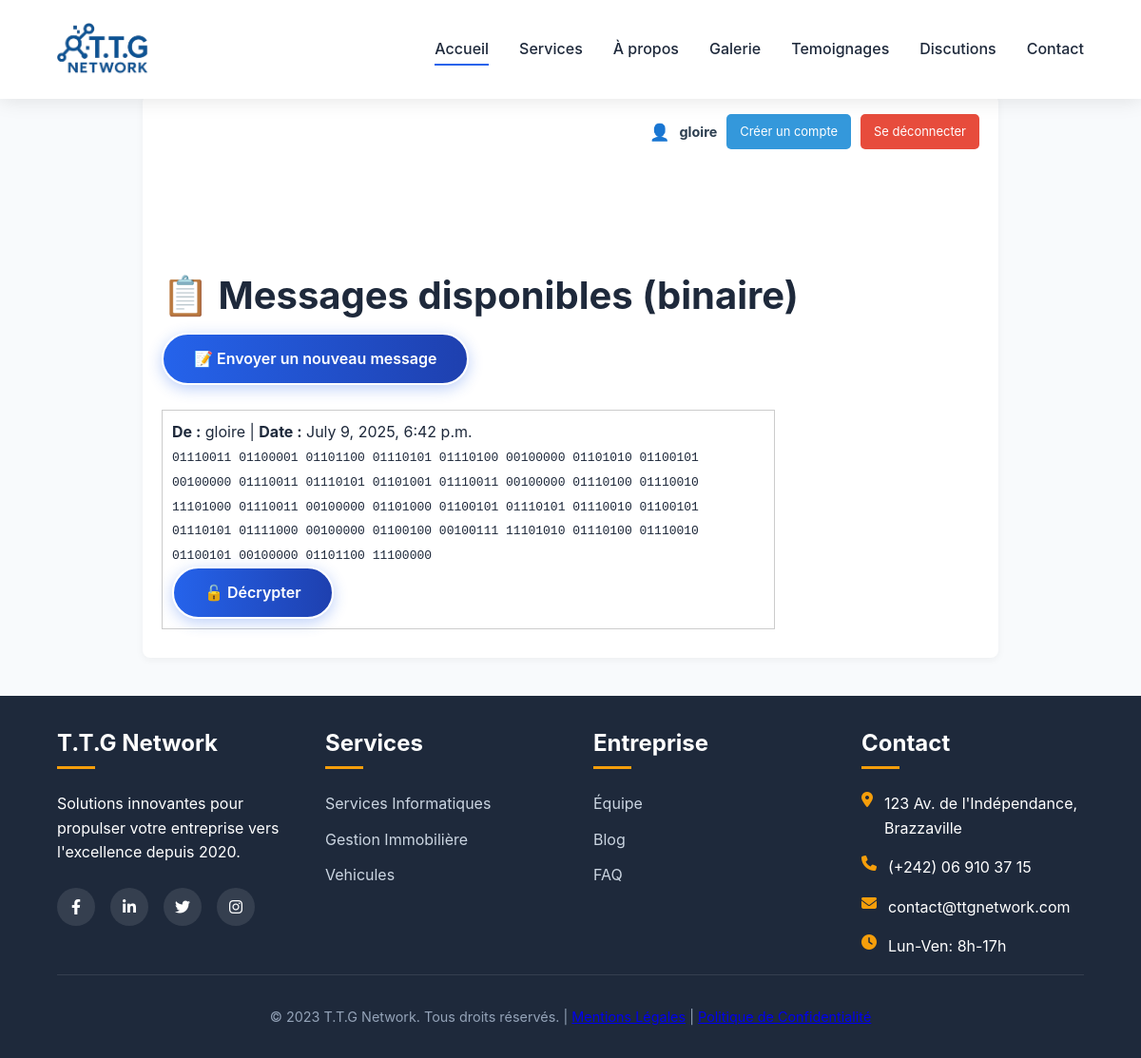
Screenshot of /message/all_messages (signed in) with the database file from the repository.
### users/models.py (models this page shows, shortened)
class User(AbstractUser):
    STATUT_CHOICES = (
        ('client', 'Client'),
        ('admin', 'Admin'),
    )
    statut = models.CharField(max_length=10, choices=STATUT_CHOICES, default='client')
    photo = models.ImageField(upload_to='photos/', null=True, blank=True)
    adresse = models.TextField(blank=True)
    telephone = models.CharField(max_length=20, blank=True)

### messaging/models.py (models this page shows, shortened)
class Message(models.Model):
    auteur = models.ForeignKey(settings.AUTH_USER_MODEL, on_delete=models.CASCADE)
    binaire = models.TextField()
    date_envoye = models.DateTimeField(auto_now_add=True)

### messaging/views.py (the view)
# urls.py: path('all_messages', views.message_list, name='message_list'),
def message_list(request):
    messages = Message.objects.all().order_by('-date_envoye')
    return render(request, 'messaging.html', {'messages': messages})

### messaging/templates/messaging.html
{% extends "herites.html" %}
{% load static %}
{% block 'content' %}
  <link rel="stylesheet" href="{% static 'css/message.css' %}">
  <h2 style="padding-top: 100px; margin-top:30px;">📋 Messages disponibles (binaire)</h2>
  <a href="{% url 'envoyer_message' %}" class="btn btn-primary" role="button" style="text-decoration:none; margin-top: 15px;">📝 Envoyer un nouveau message</a><br><br>
<div class="contenu_message" style="width: 75%;">
    {% for msg in messages %}
    <div style="border:1px solid #ccc; padding:10px; margin-bottom:10px;">
      <p><strong>De :</strong> {{ msg.auteur.username }} | <strong>Date :</strong> {{ msg.date_envoye }}</p>
      <p><code>{{ msg.binaire }}</code></p>
      {% if user.is_authenticated %}
        <a href="{% url 'decrypter_message' msg.id %}" class="btn btn-primary" style="text-decoration:none;">🔓 Décrypter</a>
      {% else %}
        <em>🔒 Connectez-vous pour décrypter</em>
      {% endif %}
    </div>
  {% empty %}
    <p>Aucun message pour le moment.</p>
  {% endfor %}
</div>
{% endblock %}

### messaging/templates/herites.html (shortened to what this page needs)
<!DOCTYPE html>
{% load static %}
<html lang="fr">
<head>
    <link rel="stylesheet" href="https://cdnjs.cloudflare.com/ajax/libs/font-awesome/6.4.0/css/all.min.css">
    <link rel="stylesheet" href="{% static 'css/styles.css' %}">
</head>
<body>
    <header>
        <div class="header-container container">
            <a href="index.html" class="logo">
                <img src="{% static 'images/logo.png' %}" alt="T.T.G Network">
            </a>
            <nav>
                <ul>
                    <li><a href="{% url 'home' %}" class="active">Accueil</a></li>
                    <li><a href="{% url 'services' %}">Services</a></li>
                    <li><a href="{% url 'abouts' %}">À propos</a></li>
                    <li><a href="{% url 'galeries' %}">Galerie</a></li>
                    <li><a href="{% url 'temoignages' %} ">Temoignages</a></li>
                    <li><a href="{% url 'message_list' %}">Discutions</a></li>
                    <li><a href="{% url 'contacts' %}">Contact</a></li>
                </ul>
            </nav>
        </div>
    </header>
    <main class="main" style="margin-top: 100px;">
    <div class="auth-info">
      {% if user.is_authenticated %}
        {% if user.photo %}
          <img src="{{ user.photo.url }}" alt="Photo de profil" class="user-photo">
        {% else %}
          <span style="font-size: 1.2em;">👤</span>
        {% endif %}
        <span><strong>{{ user.username }}</strong></span>
        {% if user.is_staff %}
          <a href="{% url 'register' %}" class="button-link" style="text-decoration:none;">Créer un compte</a>
        {% endif %}
        <a href="{% url 'logout' %}" class="button-link logout-button" style="text-decoration:none;">Se déconnecter</a>
      {% else %}
        <a href="{% url 'login' %}" class="button-link" style="text-decoration:none;">Se connecter</a>
      {% endif %}
    </div>
    {% block 'content' %}{% endblock %}
  </main>
    <footer class="espaces" style="padding-top: 100px; margin-top:30px;">
        <div class="container">
            <div class="footer-grid">
                <div class="footer-col">
                    <h3>T.T.G Network</h3>
                    <p>Solutions innovantes pour propulser votre entreprise vers l'excellence depuis 2020.</p>
                    <div class="social-links">
                        <a href="#"><i class="fab fa-facebook-f"></i></a>
                        <a href="#"><i class="fab fa-linkedin-in"></i></a>
                        <a href="#"><i class="fab fa-twitter"></i></a>
                        <a href="#"><i class="fab fa-instagram"></i></a>
                    </div>
                </div>
                <div class="footer-col">
                    <h3>Services</h3>
                    <ul>
                        <li><a href="{% url 'serice_infos' %}">Services Informatiques</a></li>
                        <li><a href="{% url 'maisons' %}">Gestion Immobilière</a></li>
                        <li><a href="{% url 'vehicules' %}">Vehicules</a></li>
                    </ul>
                </div>
                <div class="footer-col">
                    <h3>Entreprise</h3>
                    <ul>
                        <li><a href="equipe.html">Équipe</a></li>
                        <li><a href="blog.html">Blog</a></li>
                        <li><a href="faq.html">FAQ</a></li>
                    </ul>
                </div>
                <div class="footer-col">
                    <h3>Contact</h3>
                    <div class="contact-info">
                        <p><i class="fas fa-map-marker-alt"></i> 123 Av. de l'Indépendance, Brazzaville</p>
                        <p><i class="fas fa-phone"></i> (+242) 06 910 37 15</p>
                        <p><i class="fas fa-envelope"></i> contact@ttgnetwork.com</p>
                        <p><i class="fas fa-clock"></i> Lun-Ven: 8h-17h</p>
                    </div>
                </div>
            </div>
            <div class="copyright">
                <p>&copy; 2023 T.T.G Network. Tous droits réservés. | <a href="#">Mentions Légales</a> | <a href="#">Politique de Confidentialité</a></p>
            </div>
        </div>
    </footer>
</body>
</html>

### static/css/styles.css (style rules this page uses)
:root { --primary: #2563eb; --secondary: #1e40af; --accent: #f59e0b; --light: #f8fafc; --dark: #1e293b; --transition: all 0.3s ease-in-out; }
* { margin: 0; padding: 0; box-sizing: border-box; }
body { font-family: 'Inter', -apple-system, BlinkMacSystemFont, sans-serif; line-height: 1.6; color: var(--dark); background-color: var(--light); overflow-x: hidden; }
h1, h2, h3 { font-weight: 700; line-height: 1.2; }
h2 { font-size: 2.5rem; }
h3 { font-size: 1.5rem; }
.container { width: 90%; max-width: 1200px; margin: 0 auto; }
header { position: fixed; width: 100%; top: 0; z-index: 1000; padding: 1.5rem 0; background: white; backdrop-filter: blur(10px); box-shadow: 0 2px 20px rgba(0, 0, 0, 0.10); transition: var(--transition); }
.header-container { display: flex; justify-content: space-between; align-items: center; }
.logo { display: flex; align-items: center; gap: 0.75rem; text-decoration: none; }
.logo img { height: 3.5rem; width: auto; }
nav ul { display: flex; list-style: none; gap: 2rem; }
nav a { color: var(--dark); text-decoration: none; font-weight: 500; position: relative; padding: 0.5rem 0; transition: var(--transition); }
nav a::after { content: ''; position: absolute; bottom: 0; left: 0; width: 0; height: 2px; background: var(--primary); transition: var(--transition); }
nav a:hover::after, nav a.active::after { width: 100%; }
.btn { display: inline-flex; align-items: center; justify-content: center; padding: 0.8rem 2rem; border-radius: 50px; font-weight: 600; text-decoration: none; transition: var(--transition); gap: 0.5rem; }
.btn-primary { background: linear-gradient(90deg, var(--primary), var(--secondary)); color: white; border: 2px solid ; box-shadow: 0 4px 15px rgba(37, 99, 235, 0.3); }
footer { background: var(--dark); color: white; padding: 6rem 0 0; margin-top: -4.5rem; }
.footer-grid { display: grid; grid-template-columns: repeat(auto-fit, minmax(200px, 1fr)); gap: 3rem; margin-top: -4rem; }
.footer-col h3 { color: white; margin-bottom: 1.5rem; position: relative; padding-bottom: 0.75rem; }
.footer-col h3::after { content: ''; position: absolute; bottom: 0; left: 0; width: 40px; height: 3px; background: var(--accent); }
.footer-col ul { list-style: none; }
.footer-col li { margin-bottom: 0.75rem; }
.footer-col a { color: #cbd5e1; text-decoration: none; transition: var(--transition); }
.contact-info p { margin-bottom: 1rem; display: flex; align-items: flex-start; gap: 0.75rem; }
.contact-info i { color: var(--accent); }
.social-links { display: flex; gap: 1rem; margin-top: 1.5rem; }
.social-links a { display: flex; align-items: center; justify-content: center; width: 40px; height: 40px; background: rgba(255, 255, 255, 0.1); border-radius: 50%; color: white; transition: var(--transition); }
.copyright { text-align: center; padding: 2rem 0; border-top: 1px solid rgba(255, 255, 255, 0.1); color: #94a3b8; font-size: 0.9rem; }

### static/css/message.css (style rules this page uses)
.main { max-width: 900px; margin: 40px auto; padding: 20px; background: white; border-radius: 8px; box-shadow: 0 2px 8px rgba(0, 0, 0, 0.05); }
.auth-info { display: flex; justify-content: flex-end; gap: 10px; margin-bottom: 20px; font-size: 0.9em; align-items: center; }
.auth-info strong { color: #2c3e50; }
.button-link { background-color: #3498db; color: white; padding: 8px 14px; border-radius: 5px; font-size: 0.9em; transition: background-color 0.3s ease; }
.logout-button { background-color: #e74c3c; }

### rows the page displays
User: username "gloire"
Message: auteur.username "gloire", date_envoye "July 9, 2025, 6:42 p.m.", binaire "01110011 01100001 01101100 01110101 01110100 00100000 01101010 01100101 00100000 01110011 01110101 01101001 01110011 00100000 01110100 01110010 11101000 01110011 00100000 01101000 01100101 01110101 01110010 01100101 01110101 01111000 00100000 01100100 00100111 11101010 01110100 01110010 01100101 00100000 01101100 11100000"
